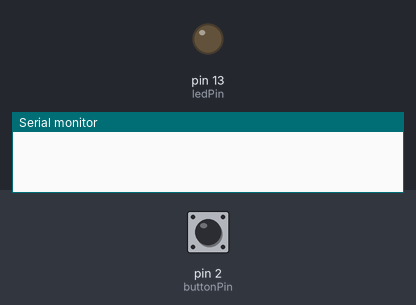
Bench run of a sketch on a simulated Arduino Uno, built with avr-gcc and run on an emulated ATmega328P. Shown: output pins drawn as LEDs (lit = HIGH), the last lines printed to the serial monitor. The inputs (shaded band) are chosen by the test bench; at power-on: pin 2 (buttonPin) LOW.

Above: at 1.2 s.
1.3 s: pin 2 (buttonPin) pulled HIGH for 0.15 s
At 1.37 s:
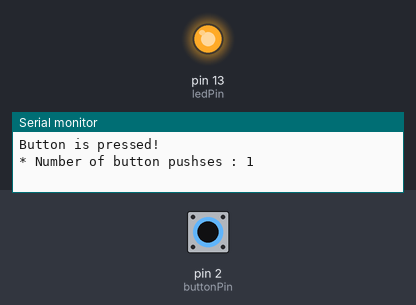
2.9 s: pin 2 (buttonPin) pulled HIGH for 3.2 s
At 7.1 s:
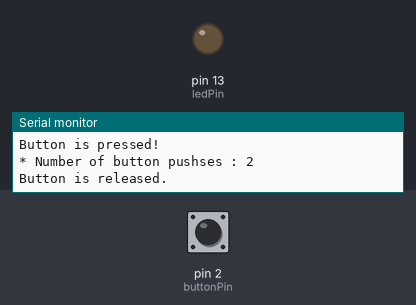
Timing chart, 0 to 8.6 s (numbered marks = the images above; inputs shaded):
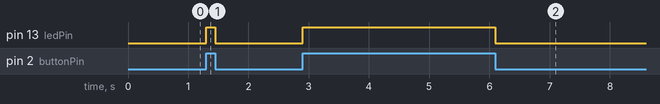

The sketch:

13_09_count_button_press.ino
```cpp
int buttonPin = 2;
int ledPin = 13;

int buttonPushCount = 0;
int buttonState = 0;
int lastButtonState = 0;

void setup()
{
  pinMode(buttonPin, INPUT);
  pinMode(ledPin, OUTPUT);
  Serial.begin(9600);
}

void loop()
{
  buttonState = digitalRead(buttonPin);

  if(buttonState != lastButtonState) {
    if(buttonState == HIGH) {
      buttonPushCount++;
      Serial.println("Button is pressed!");
      Serial.println("* Number of button pushses : "+ String(buttonPushCount));
    } else {
      Serial.println("Button is released.");
    }
  }

  lastButtonState = buttonState;
  digitalWrite(ledPin, buttonState);
}
```

Measured:
- after the input at 1.3 s, pin 13 (ledPin): LOW → HIGH at once, → LOW 0.15 s later
- after the input at 2.9 s, pin 13 (ledPin): LOW → HIGH at once, → LOW 3.2 s later
